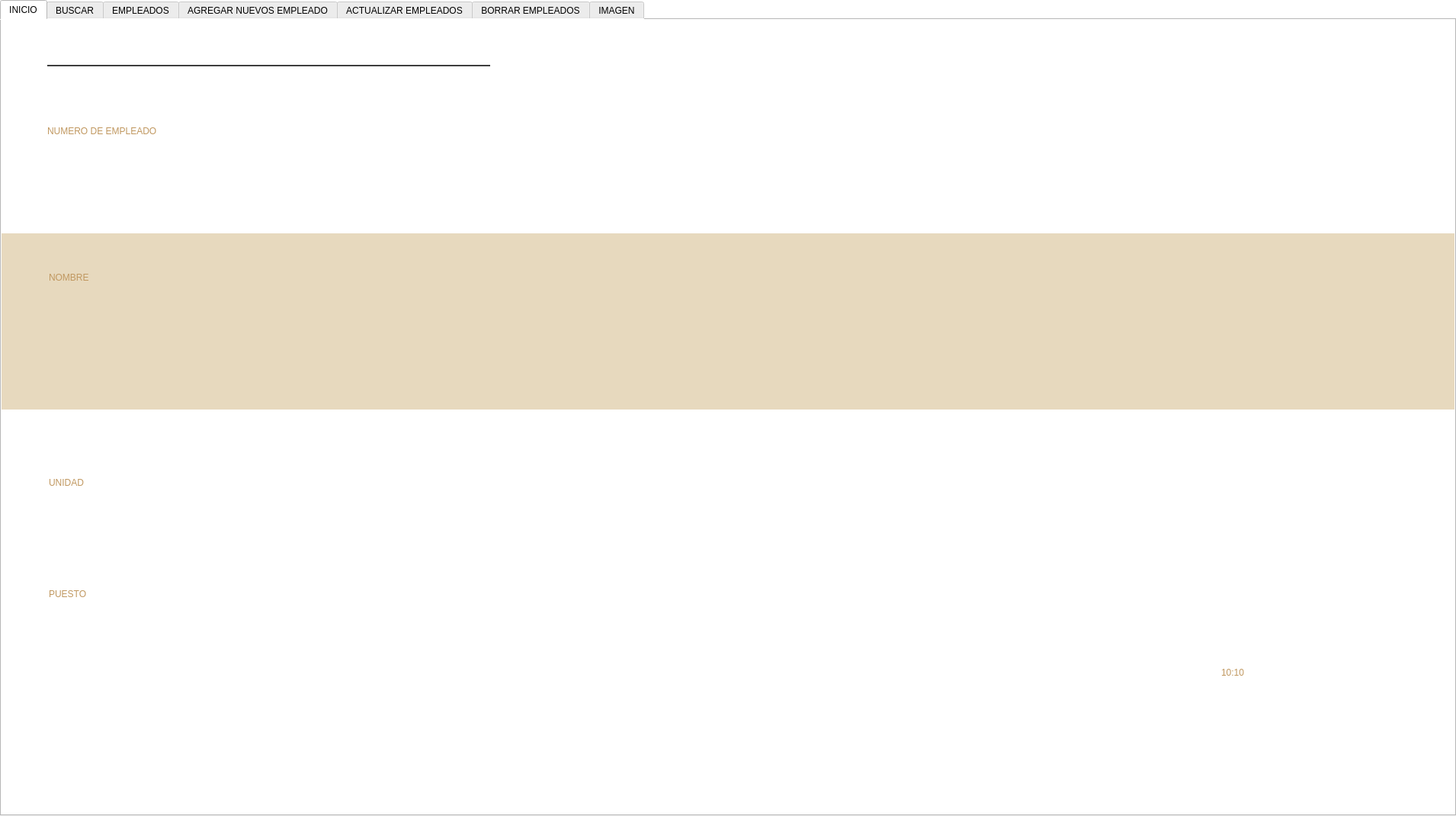
<?xml version="1.0" encoding="UTF-8"?>
<ui version="4.0">
 <class>Form</class>
 <widget class="QWidget" name="Form">
  <property name="windowModality">
   <enum>Qt::NonModal</enum>
  </property>
  <property name="enabled">
   <bool>true</bool>
  </property>
  <property name="geometry">
   <rect>
    <x>0</x>
    <y>0</y>
    <width>1910</width>
    <height>1070</height>
   </rect>
  </property>
  <property name="sizePolicy">
   <sizepolicy hsizetype="Expanding" vsizetype="Expanding">
    <horstretch>0</horstretch>
    <verstretch>0</verstretch>
   </sizepolicy>
  </property>
  <property name="minimumSize">
   <size>
    <width>1850</width>
    <height>950</height>
   </size>
  </property>
  <property name="windowTitle">
   <string>TELECOMM</string>
  </property>
  <property name="windowIcon">
   <iconset>
    <normaloff>Logos/Marca de Agua.png</normaloff>Logos/Marca de Agua.png</iconset>
  </property>
  <property name="windowOpacity">
   <double>1.000000000000000</double>
  </property>
  <property name="toolTipDuration">
   <number>2</number>
  </property>
  <property name="styleSheet">
   <string notr="true">background-color: rgb(255, 255, 255);</string>
  </property>
  <layout class="QHBoxLayout" name="horizontalLayout_12">
   <property name="leftMargin">
    <number>0</number>
   </property>
   <property name="topMargin">
    <number>0</number>
   </property>
   <property name="rightMargin">
    <number>0</number>
   </property>
   <property name="bottomMargin">
    <number>0</number>
   </property>
   <item>
    <widget class="QTabWidget" name="tab_7">
     <property name="minimumSize">
      <size>
       <width>1910</width>
       <height>1000</height>
      </size>
     </property>
     <property name="focusPolicy">
      <enum>Qt::NoFocus</enum>
     </property>
     <property name="styleSheet">
      <string notr="true">QFrame {
    background-color: rgb(61, 61, 61);
}

QLabel {
    background-color: #000000ff;
}

QLineEdit {
    color: rgb(22, 1, 2);
    border: 0px;
    border-bottom: 2px solid rgb(61, 61, 61);
    font: 75 12pt &quot;&quot;;
}

QPushButton {
    background-color: rgb(61, 61, 61);
    font: 77 10pt &quot;Arial Black&quot;;
    border-radius: 15px;
    color: rgb(255, 255, 255);
}

QPushButton:hover{
    background-color: rgb(255, 255, 255);
    font: 77 10pt &quot;Arial Black&quot;;
    border-radius: 15px;
    color: rgb(0, 0, 0);

}


QTableWidget{
background-color: rgb(255, 255, 255);
  gridline-color: rgb(0,206,151);  
   font-size: 12pt;
    color: #000000;
}
QHeaderView::section {
    background-color: rgb(34, 92, 80);
    border: 1px solid rgb(0, 0, 0);
    font-size: 12pt;
}


QTableWidget QTableCornerButton::section {
    background-color: rgb(0, 0, 0);
    border: 1px solid rgb(34, 92, 80);
}</string>
     </property>
     <property name="currentIndex">
      <number>0</number>
     </property>
     <widget class="QWidget" name="tab_6">
      <property name="sizePolicy">
       <sizepolicy hsizetype="Expanding" vsizetype="Expanding">
        <horstretch>0</horstretch>
        <verstretch>0</verstretch>
       </sizepolicy>
      </property>
      <attribute name="title">
       <string>INICIO</string>
      </attribute>
      <widget class="QLabel" name="nombre">
       <property name="geometry">
        <rect>
         <x>62</x>
         <y>360</y>
         <width>1061</width>
         <height>54</height>
        </rect>
       </property>
       <property name="styleSheet">
        <string notr="true">font: 24pt &quot;Segoe UI&quot;;


color: #707271;</string>
       </property>
       <property name="text">
        <string/>
       </property>
      </widget>
      <widget class="QLabel" name="unidad">
       <property name="geometry">
        <rect>
         <x>62</x>
         <y>629</y>
         <width>1631</width>
         <height>54</height>
        </rect>
       </property>
       <property name="styleSheet">
        <string notr="true">font: 24pt &quot;Segoe UI&quot;;


color: #707271;</string>
       </property>
       <property name="text">
        <string/>
       </property>
       <property name="alignment">
        <set>Qt::AlignLeading|Qt::AlignLeft|Qt::AlignVCenter</set>
       </property>
      </widget>
      <widget class="QLabel" name="puesto">
       <property name="geometry">
        <rect>
         <x>62</x>
         <y>775</y>
         <width>1421</width>
         <height>54</height>
        </rect>
       </property>
       <property name="styleSheet">
        <string notr="true">font: 24pt &quot;Segoe UI&quot;;


color: #707271;</string>
       </property>
       <property name="text">
        <string/>
       </property>
       <property name="alignment">
        <set>Qt::AlignLeading|Qt::AlignLeft|Qt::AlignVCenter</set>
       </property>
      </widget>
      <widget class="QLabel" name="AGUA">
       <property name="geometry">
        <rect>
         <x>-60</x>
         <y>-30</y>
         <width>1800</width>
         <height>1400</height>
        </rect>
       </property>
       <property name="autoFillBackground">
        <bool>false</bool>
       </property>
       <property name="styleSheet">
        <string notr="true">border-image: url(:/newPrefix/Marca de Agua.png);</string>
       </property>
       <property name="text">
        <string/>
       </property>
      </widget>
      <widget class="QLabel" name="LINE">
       <property name="geometry">
        <rect>
         <x>-30</x>
         <y>280</y>
         <width>2011</width>
         <height>231</height>
        </rect>
       </property>
       <property name="styleSheet">
        <string notr="true">background-color: rgb(231, 217, 190);</string>
       </property>
       <property name="text">
        <string/>
       </property>
      </widget>
      <widget class="QLabel" name="label_30">
       <property name="geometry">
        <rect>
         <x>1600</x>
         <y>810</y>
         <width>231</width>
         <height>91</height>
        </rect>
       </property>
       <property name="styleSheet">
        <string notr="true">font: 87 50pt blod &quot;Segoe UI&quot;;
color: #C0975F;</string>
       </property>
       <property name="text">
        <string>10:10</string>
       </property>
      </widget>
      <widget class="QLabel" name="label_20">
       <property name="geometry">
        <rect>
         <x>62</x>
         <y>737</y>
         <width>91</width>
         <height>31</height>
        </rect>
       </property>
       <property name="styleSheet">
        <string notr="true">
font: 87 14pt &quot;Segoe UI Black&quot;;
color: #C0975F;</string>
       </property>
       <property name="text">
        <string>PUESTO</string>
       </property>
      </widget>
      <widget class="QLabel" name="label_21">
       <property name="geometry">
        <rect>
         <x>62</x>
         <y>591</y>
         <width>95</width>
         <height>31</height>
        </rect>
       </property>
       <property name="styleSheet">
        <string notr="true">
font: 87 14pt &quot;Segoe UI Black&quot;;
color: #C0975F;</string>
       </property>
       <property name="text">
        <string>UNIDAD</string>
       </property>
      </widget>
      <widget class="QLabel" name="label_22">
       <property name="geometry">
        <rect>
         <x>62</x>
         <y>322</y>
         <width>105</width>
         <height>31</height>
        </rect>
       </property>
       <property name="styleSheet">
        <string notr="true">
font: 87 14pt &quot;Segoe UI Black&quot;;
color: #C0975F;</string>
       </property>
       <property name="text">
        <string>NOMBRE</string>
       </property>
      </widget>
      <widget class="QLabel" name="label_6">
       <property name="geometry">
        <rect>
         <x>1400</x>
         <y>10</y>
         <width>441</width>
         <height>101</height>
        </rect>
       </property>
       <property name="text">
        <string>&lt;html&gt;&lt;head/&gt;&lt;body&gt;&lt;p&gt;&lt;img src=&quot;:/newPrefix/Logo FINABIEN.png&quot;/&gt;&lt;/p&gt;&lt;/body&gt;&lt;/html&gt;</string>
       </property>
      </widget>
      <widget class="QLabel" name="numero">
       <property name="geometry">
        <rect>
         <x>60</x>
         <y>180</y>
         <width>771</width>
         <height>54</height>
        </rect>
       </property>
       <property name="styleSheet">
        <string notr="true">font: 24pt &quot;Segoe UI&quot;;


color: #707271;</string>
       </property>
       <property name="text">
        <string/>
       </property>
      </widget>
      <widget class="QLineEdit" name="ln_buscar_img">
       <property name="geometry">
        <rect>
         <x>60</x>
         <y>20</y>
         <width>581</width>
         <height>41</height>
        </rect>
       </property>
       <property name="maximumSize">
        <size>
         <width>500002</width>
         <height>500</height>
        </size>
       </property>
       <property name="styleSheet">
        <string notr="true"> background-color: #000000ff;
font: 24pt &quot;Segoe UI&quot;;


color: #707271;</string>
       </property>
       <property name="text">
        <string/>
       </property>
      </widget>
      <widget class="QLabel" name="label_11">
       <property name="geometry">
        <rect>
         <x>60</x>
         <y>130</y>
         <width>331</width>
         <height>31</height>
        </rect>
       </property>
       <property name="styleSheet">
        <string notr="true">
font: 87 14pt &quot;Segoe UI Black&quot;;
color: #C0975F;</string>
       </property>
       <property name="text">
        <string>NUMERO DE EMPLEADO</string>
       </property>
      </widget>
      <widget class="QLabel" name="imagen">
       <property name="geometry">
        <rect>
         <x>1179</x>
         <y>121</y>
         <width>561</width>
         <height>641</height>
        </rect>
       </property>
       <property name="text">
        <string/>
       </property>
       <property name="alignment">
        <set>Qt::AlignCenter</set>
       </property>
      </widget>
      <zorder>AGUA</zorder>
      <zorder>unidad</zorder>
      <zorder>puesto</zorder>
      <zorder>LINE</zorder>
      <zorder>nombre</zorder>
      <zorder>label_30</zorder>
      <zorder>label_20</zorder>
      <zorder>label_21</zorder>
      <zorder>label_22</zorder>
      <zorder>label_6</zorder>
      <zorder>imagen</zorder>
      <zorder>numero</zorder>
     </widget>
     <widget class="QWidget" name="tab">
      <property name="sizePolicy">
       <sizepolicy hsizetype="Expanding" vsizetype="Expanding">
        <horstretch>0</horstretch>
        <verstretch>0</verstretch>
       </sizepolicy>
      </property>
      <property name="minimumSize">
       <size>
        <width>0</width>
        <height>471</height>
       </size>
      </property>
      <attribute name="title">
       <string>BUSCAR</string>
      </attribute>
      <layout class="QVBoxLayout" name="verticalLayout_5">
       <item>
        <layout class="QHBoxLayout" name="horizontalLayout_3">
         <item>
          <widget class="QLabel" name="label">
           <property name="text">
            <string>NUMERO DE EMPLEADO</string>
           </property>
          </widget>
         </item>
         <item>
          <widget class="QLineEdit" name="numeroB">
           <property name="maximumSize">
            <size>
             <width>500002</width>
             <height>500</height>
            </size>
           </property>
           <property name="text">
            <string/>
           </property>
          </widget>
         </item>
        </layout>
       </item>
       <item>
        <widget class="QTableWidget" name="tabla_buscar">
         <property name="rowCount">
          <number>0</number>
         </property>
         <property name="columnCount">
          <number>4</number>
         </property>
         <column>
          <property name="text">
           <string>NUMERO</string>
          </property>
          <property name="font">
           <font>
            <weight>75</weight>
            <bold>true</bold>
           </font>
          </property>
          <property name="textAlignment">
           <set>AlignCenter</set>
          </property>
          <property name="background">
           <color>
            <red>255</red>
            <green>0</green>
            <blue>191</blue>
           </color>
          </property>
         </column>
         <column>
          <property name="text">
           <string>NOMBRE</string>
          </property>
          <property name="font">
           <font>
            <weight>75</weight>
            <bold>true</bold>
           </font>
          </property>
          <property name="textAlignment">
           <set>AlignCenter</set>
          </property>
          <property name="background">
           <color>
            <red>85</red>
            <green>255</green>
            <blue>127</blue>
           </color>
          </property>
         </column>
         <column>
          <property name="text">
           <string>UNIDAD</string>
          </property>
          <property name="font">
           <font>
            <weight>75</weight>
            <bold>true</bold>
           </font>
          </property>
          <property name="textAlignment">
           <set>AlignCenter</set>
          </property>
          <property name="background">
           <color>
            <red>255</red>
            <green>248</green>
            <blue>53</blue>
           </color>
          </property>
         </column>
         <column>
          <property name="text">
           <string>PUESTO</string>
          </property>
          <property name="font">
           <font>
            <weight>75</weight>
            <bold>true</bold>
           </font>
          </property>
          <property name="textAlignment">
           <set>AlignCenter</set>
          </property>
          <property name="background">
           <color>
            <red>0</red>
            <green>170</green>
            <blue>127</blue>
           </color>
          </property>
         </column>
        </widget>
       </item>
       <item>
        <layout class="QHBoxLayout" name="horizontalLayout_4">
         <item>
          <spacer name="horizontalSpacer">
           <property name="orientation">
            <enum>Qt::Horizontal</enum>
           </property>
           <property name="sizeHint" stdset="0">
            <size>
             <width>40</width>
             <height>20</height>
            </size>
           </property>
          </spacer>
         </item>
         <item>
          <widget class="QPushButton" name="bt_buscar">
           <property name="minimumSize">
            <size>
             <width>150</width>
             <height>40</height>
            </size>
           </property>
           <property name="maximumSize">
            <size>
             <width>159</width>
             <height>40</height>
            </size>
           </property>
           <property name="styleSheet">
            <string notr="true"/>
           </property>
           <property name="text">
            <string>BUSCAR</string>
           </property>
          </widget>
         </item>
        </layout>
       </item>
      </layout>
     </widget>
     <widget class="QWidget" name="tab_5">
      <property name="sizePolicy">
       <sizepolicy hsizetype="Expanding" vsizetype="Expanding">
        <horstretch>0</horstretch>
        <verstretch>0</verstretch>
       </sizepolicy>
      </property>
      <attribute name="title">
       <string>EMPLEADOS</string>
      </attribute>
      <layout class="QVBoxLayout" name="verticalLayout_6">
       <item>
        <widget class="QLabel" name="label_14">
         <property name="text">
          <string>LISTADO DE EMPLEADOS</string>
         </property>
        </widget>
       </item>
       <item>
        <widget class="QTableWidget" name="tabla_productos">
         <property name="rowCount">
          <number>0</number>
         </property>
         <property name="columnCount">
          <number>4</number>
         </property>
         <column>
          <property name="text">
           <string>NUMERO</string>
          </property>
          <property name="font">
           <font>
            <weight>75</weight>
            <bold>true</bold>
           </font>
          </property>
          <property name="textAlignment">
           <set>AlignCenter</set>
          </property>
          <property name="background">
           <color>
            <red>255</red>
            <green>0</green>
            <blue>191</blue>
           </color>
          </property>
         </column>
         <column>
          <property name="text">
           <string>NOMBRE</string>
          </property>
          <property name="font">
           <font>
            <weight>75</weight>
            <bold>true</bold>
           </font>
          </property>
          <property name="textAlignment">
           <set>AlignCenter</set>
          </property>
          <property name="background">
           <color>
            <red>85</red>
            <green>255</green>
            <blue>127</blue>
           </color>
          </property>
         </column>
         <column>
          <property name="text">
           <string>UNIDAD</string>
          </property>
          <property name="font">
           <font>
            <weight>75</weight>
            <bold>true</bold>
           </font>
          </property>
          <property name="textAlignment">
           <set>AlignCenter</set>
          </property>
          <property name="background">
           <color>
            <red>255</red>
            <green>248</green>
            <blue>53</blue>
           </color>
          </property>
         </column>
         <column>
          <property name="text">
           <string>PUESTO</string>
          </property>
          <property name="font">
           <font>
            <weight>75</weight>
            <bold>true</bold>
           </font>
          </property>
          <property name="textAlignment">
           <set>AlignCenter</set>
          </property>
          <property name="background">
           <color>
            <red>0</red>
            <green>170</green>
            <blue>127</blue>
           </color>
          </property>
         </column>
        </widget>
       </item>
       <item>
        <layout class="QHBoxLayout" name="horizontalLayout_5">
         <item>
          <spacer name="horizontalSpacer_2">
           <property name="orientation">
            <enum>Qt::Horizontal</enum>
           </property>
           <property name="sizeHint" stdset="0">
            <size>
             <width>40</width>
             <height>20</height>
            </size>
           </property>
          </spacer>
         </item>
         <item>
          <widget class="QPushButton" name="bt_refrescar">
           <property name="minimumSize">
            <size>
             <width>150</width>
             <height>40</height>
            </size>
           </property>
           <property name="maximumSize">
            <size>
             <width>150</width>
             <height>40</height>
            </size>
           </property>
           <property name="styleSheet">
            <string notr="true"/>
           </property>
           <property name="text">
            <string>REFESCRAR</string>
           </property>
          </widget>
         </item>
        </layout>
       </item>
      </layout>
     </widget>
     <widget class="QWidget" name="tab_2">
      <property name="sizePolicy">
       <sizepolicy hsizetype="Expanding" vsizetype="Expanding">
        <horstretch>0</horstretch>
        <verstretch>0</verstretch>
       </sizepolicy>
      </property>
      <attribute name="title">
       <string>AGREGAR NUEVOS EMPLEADO</string>
      </attribute>
      <layout class="QVBoxLayout" name="verticalLayout_10">
       <item>
        <widget class="QLabel" name="label_15">
         <property name="text">
          <string>AGREGAR EMPLEADOS</string>
         </property>
        </widget>
       </item>
       <item>
        <spacer name="verticalSpacer_4">
         <property name="orientation">
          <enum>Qt::Vertical</enum>
         </property>
         <property name="sizeHint" stdset="0">
          <size>
           <width>20</width>
           <height>79</height>
          </size>
         </property>
        </spacer>
       </item>
       <item>
        <layout class="QHBoxLayout" name="horizontalLayout_7">
         <item>
          <spacer name="horizontalSpacer_9">
           <property name="orientation">
            <enum>Qt::Horizontal</enum>
           </property>
           <property name="sizeHint" stdset="0">
            <size>
             <width>40</width>
             <height>20</height>
            </size>
           </property>
          </spacer>
         </item>
         <item>
          <layout class="QVBoxLayout" name="verticalLayout_9">
           <item>
            <widget class="QLabel" name="label_2">
             <property name="text">
              <string>NUMERO:</string>
             </property>
             <property name="alignment">
              <set>Qt::AlignRight|Qt::AlignTrailing|Qt::AlignVCenter</set>
             </property>
            </widget>
           </item>
           <item>
            <widget class="QLabel" name="label_3">
             <property name="text">
              <string>NOMBRE:</string>
             </property>
             <property name="alignment">
              <set>Qt::AlignRight|Qt::AlignTrailing|Qt::AlignVCenter</set>
             </property>
            </widget>
           </item>
           <item>
            <widget class="QLabel" name="label_4">
             <property name="text">
              <string>UNIDAD:</string>
             </property>
             <property name="alignment">
              <set>Qt::AlignRight|Qt::AlignTrailing|Qt::AlignVCenter</set>
             </property>
            </widget>
           </item>
           <item>
            <widget class="QLabel" name="label_5">
             <property name="text">
              <string>PUESTO: </string>
             </property>
             <property name="alignment">
              <set>Qt::AlignRight|Qt::AlignTrailing|Qt::AlignVCenter</set>
             </property>
            </widget>
           </item>
          </layout>
         </item>
         <item>
          <layout class="QVBoxLayout" name="verticalLayout">
           <item>
            <widget class="QLineEdit" name="numeroA">
             <property name="minimumSize">
              <size>
               <width>300</width>
               <height>0</height>
              </size>
             </property>
            </widget>
           </item>
           <item>
            <widget class="QLineEdit" name="nombreA">
             <property name="minimumSize">
              <size>
               <width>300</width>
               <height>0</height>
              </size>
             </property>
            </widget>
           </item>
           <item>
            <widget class="QLineEdit" name="unidadA">
             <property name="minimumSize">
              <size>
               <width>300</width>
               <height>0</height>
              </size>
             </property>
            </widget>
           </item>
           <item>
            <widget class="QLineEdit" name="puestoA">
             <property name="minimumSize">
              <size>
               <width>300</width>
               <height>0</height>
              </size>
             </property>
            </widget>
           </item>
          </layout>
         </item>
         <item>
          <spacer name="horizontalSpacer_10">
           <property name="orientation">
            <enum>Qt::Horizontal</enum>
           </property>
           <property name="sizeHint" stdset="0">
            <size>
             <width>40</width>
             <height>20</height>
            </size>
           </property>
          </spacer>
         </item>
        </layout>
       </item>
       <item>
        <spacer name="verticalSpacer_3">
         <property name="orientation">
          <enum>Qt::Vertical</enum>
         </property>
         <property name="sizeHint" stdset="0">
          <size>
           <width>20</width>
           <height>79</height>
          </size>
         </property>
        </spacer>
       </item>
       <item>
        <layout class="QHBoxLayout" name="horizontalLayout_11">
         <item>
          <spacer name="horizontalSpacer_6">
           <property name="orientation">
            <enum>Qt::Horizontal</enum>
           </property>
           <property name="sizeHint" stdset="0">
            <size>
             <width>40</width>
             <height>20</height>
            </size>
           </property>
          </spacer>
         </item>
         <item>
          <widget class="QPushButton" name="bt_agregar">
           <property name="minimumSize">
            <size>
             <width>150</width>
             <height>40</height>
            </size>
           </property>
           <property name="maximumSize">
            <size>
             <width>150</width>
             <height>40</height>
            </size>
           </property>
           <property name="styleSheet">
            <string notr="true"/>
           </property>
           <property name="text">
            <string>AGREGAR</string>
           </property>
          </widget>
         </item>
        </layout>
       </item>
      </layout>
     </widget>
     <widget class="QWidget" name="tab_3">
      <property name="sizePolicy">
       <sizepolicy hsizetype="Expanding" vsizetype="Expanding">
        <horstretch>0</horstretch>
        <verstretch>0</verstretch>
       </sizepolicy>
      </property>
      <attribute name="title">
       <string>ACTUALIZAR EMPLEADOS</string>
      </attribute>
      <layout class="QVBoxLayout" name="verticalLayout_7">
       <item>
        <layout class="QHBoxLayout" name="horizontalLayout_9" stretch="0,0">
         <property name="sizeConstraint">
          <enum>QLayout::SetDefaultConstraint</enum>
         </property>
         <item>
          <widget class="QLabel" name="label_13">
           <property name="maximumSize">
            <size>
             <width>16777215</width>
             <height>38</height>
            </size>
           </property>
           <property name="text">
            <string>INGRESE EL NUMERO DE EMPLEADO:</string>
           </property>
          </widget>
         </item>
         <item alignment="Qt::AlignLeft">
          <widget class="QLineEdit" name="id_producto">
           <property name="minimumSize">
            <size>
             <width>275</width>
             <height>0</height>
            </size>
           </property>
           <property name="maximumSize">
            <size>
             <width>50000</width>
             <height>16777215</height>
            </size>
           </property>
          </widget>
         </item>
        </layout>
       </item>
       <item>
        <layout class="QHBoxLayout" name="horizontalLayout_6">
         <item>
          <spacer name="horizontalSpacer_3">
           <property name="orientation">
            <enum>Qt::Horizontal</enum>
           </property>
           <property name="sizeHint" stdset="0">
            <size>
             <width>40</width>
             <height>20</height>
            </size>
           </property>
          </spacer>
         </item>
         <item>
          <widget class="QPushButton" name="id_buscar">
           <property name="minimumSize">
            <size>
             <width>125</width>
             <height>40</height>
            </size>
           </property>
           <property name="maximumSize">
            <size>
             <width>125</width>
             <height>40</height>
            </size>
           </property>
           <property name="styleSheet">
            <string notr="true"/>
           </property>
           <property name="text">
            <string>BUSCAR</string>
           </property>
          </widget>
         </item>
        </layout>
       </item>
       <item>
        <spacer name="verticalSpacer">
         <property name="orientation">
          <enum>Qt::Vertical</enum>
         </property>
         <property name="sizeHint" stdset="0">
          <size>
           <width>20</width>
           <height>76</height>
          </size>
         </property>
        </spacer>
       </item>
       <item>
        <layout class="QHBoxLayout" name="horizontalLayout_2">
         <item>
          <spacer name="horizontalSpacer_8">
           <property name="orientation">
            <enum>Qt::Horizontal</enum>
           </property>
           <property name="sizeHint" stdset="0">
            <size>
             <width>40</width>
             <height>20</height>
            </size>
           </property>
          </spacer>
         </item>
         <item>
          <layout class="QVBoxLayout" name="verticalLayout_3">
           <item>
            <widget class="QLabel" name="label_7">
             <property name="text">
              <string>NUMERO: </string>
             </property>
             <property name="alignment">
              <set>Qt::AlignRight|Qt::AlignTrailing|Qt::AlignVCenter</set>
             </property>
            </widget>
           </item>
           <item>
            <widget class="QLabel" name="label_8">
             <property name="text">
              <string>NOMBRE: </string>
             </property>
             <property name="alignment">
              <set>Qt::AlignRight|Qt::AlignTrailing|Qt::AlignVCenter</set>
             </property>
            </widget>
           </item>
           <item>
            <widget class="QLabel" name="label_9">
             <property name="text">
              <string>UNIDAD: </string>
             </property>
             <property name="alignment">
              <set>Qt::AlignRight|Qt::AlignTrailing|Qt::AlignVCenter</set>
             </property>
            </widget>
           </item>
           <item>
            <widget class="QLabel" name="label_10">
             <property name="text">
              <string>PUESTO: </string>
             </property>
             <property name="alignment">
              <set>Qt::AlignRight|Qt::AlignTrailing|Qt::AlignVCenter</set>
             </property>
            </widget>
           </item>
          </layout>
         </item>
         <item>
          <layout class="QVBoxLayout" name="verticalLayout_4">
           <item>
            <widget class="QLineEdit" name="numero_actualizar">
             <property name="maximumSize">
              <size>
               <width>475</width>
               <height>16777215</height>
              </size>
             </property>
            </widget>
           </item>
           <item>
            <widget class="QLineEdit" name="nombre_actualizar">
             <property name="maximumSize">
              <size>
               <width>475</width>
               <height>16777215</height>
              </size>
             </property>
            </widget>
           </item>
           <item>
            <widget class="QLineEdit" name="unidad_actualizar">
             <property name="maximumSize">
              <size>
               <width>475</width>
               <height>16777215</height>
              </size>
             </property>
            </widget>
           </item>
           <item>
            <widget class="QLineEdit" name="puesto_actualizar">
             <property name="maximumSize">
              <size>
               <width>475</width>
               <height>16777215</height>
              </size>
             </property>
            </widget>
           </item>
          </layout>
         </item>
         <item>
          <spacer name="horizontalSpacer_7">
           <property name="orientation">
            <enum>Qt::Horizontal</enum>
           </property>
           <property name="sizeHint" stdset="0">
            <size>
             <width>40</width>
             <height>20</height>
            </size>
           </property>
          </spacer>
         </item>
        </layout>
       </item>
       <item>
        <spacer name="verticalSpacer_2">
         <property name="orientation">
          <enum>Qt::Vertical</enum>
         </property>
         <property name="sizeHint" stdset="0">
          <size>
           <width>20</width>
           <height>31</height>
          </size>
         </property>
        </spacer>
       </item>
       <item>
        <layout class="QHBoxLayout" name="horizontalLayout_8">
         <item>
          <spacer name="horizontalSpacer_4">
           <property name="orientation">
            <enum>Qt::Horizontal</enum>
           </property>
           <property name="sizeHint" stdset="0">
            <size>
             <width>40</width>
             <height>20</height>
            </size>
           </property>
          </spacer>
         </item>
         <item>
          <widget class="QPushButton" name="bt_actualizar">
           <property name="minimumSize">
            <size>
             <width>150</width>
             <height>40</height>
            </size>
           </property>
           <property name="maximumSize">
            <size>
             <width>150</width>
             <height>40</height>
            </size>
           </property>
           <property name="styleSheet">
            <string notr="true"/>
           </property>
           <property name="text">
            <string>ACTUALIZAR</string>
           </property>
          </widget>
         </item>
        </layout>
       </item>
      </layout>
     </widget>
     <widget class="QWidget" name="tab_4">
      <property name="sizePolicy">
       <sizepolicy hsizetype="Expanding" vsizetype="Expanding">
        <horstretch>0</horstretch>
        <verstretch>0</verstretch>
       </sizepolicy>
      </property>
      <attribute name="title">
       <string>BORRAR EMPLEADOS</string>
      </attribute>
      <layout class="QVBoxLayout" name="verticalLayout_8">
       <item>
        <layout class="QHBoxLayout" name="horizontalLayout">
         <item>
          <widget class="QLabel" name="label_12">
           <property name="text">
            <string>NUMERO DE EMPLEADO:</string>
           </property>
          </widget>
         </item>
         <item>
          <widget class="QLineEdit" name="numero_borrar">
           <property name="minimumSize">
            <size>
             <width>200</width>
             <height>0</height>
            </size>
           </property>
           <property name="text">
            <string/>
           </property>
          </widget>
         </item>
         <item>
          <widget class="QPushButton" name="borrar_ok">
           <property name="minimumSize">
            <size>
             <width>100</width>
             <height>30</height>
            </size>
           </property>
           <property name="styleSheet">
            <string notr="true">background-color: rgb(17, 140, 95);</string>
           </property>
           <property name="text">
            <string>OK</string>
           </property>
          </widget>
         </item>
        </layout>
       </item>
       <item>
        <widget class="QTableWidget" name="tabla_borrar">
         <property name="rowCount">
          <number>0</number>
         </property>
         <property name="columnCount">
          <number>4</number>
         </property>
         <column>
          <property name="text">
           <string>NUMERO</string>
          </property>
          <property name="font">
           <font>
            <weight>75</weight>
            <bold>true</bold>
           </font>
          </property>
          <property name="textAlignment">
           <set>AlignCenter</set>
          </property>
          <property name="background">
           <color>
            <red>255</red>
            <green>0</green>
            <blue>191</blue>
           </color>
          </property>
         </column>
         <column>
          <property name="text">
           <string>NOMBRE</string>
          </property>
          <property name="font">
           <font>
            <weight>75</weight>
            <bold>true</bold>
           </font>
          </property>
          <property name="textAlignment">
           <set>AlignCenter</set>
          </property>
          <property name="background">
           <color>
            <red>85</red>
            <green>255</green>
            <blue>127</blue>
           </color>
          </property>
         </column>
         <column>
          <property name="text">
           <string>UNIDAD</string>
          </property>
          <property name="font">
           <font>
            <weight>75</weight>
            <bold>true</bold>
           </font>
          </property>
          <property name="textAlignment">
           <set>AlignCenter</set>
          </property>
          <property name="background">
           <color>
            <red>255</red>
            <green>248</green>
            <blue>53</blue>
           </color>
          </property>
         </column>
         <column>
          <property name="text">
           <string>PUESTO</string>
          </property>
          <property name="font">
           <font>
            <weight>75</weight>
            <bold>true</bold>
           </font>
          </property>
          <property name="textAlignment">
           <set>AlignCenter</set>
          </property>
          <property name="background">
           <color>
            <red>0</red>
            <green>170</green>
            <blue>127</blue>
           </color>
          </property>
         </column>
        </widget>
       </item>
       <item>
        <layout class="QHBoxLayout" name="horizontalLayout_10">
         <item>
          <spacer name="horizontalSpacer_5">
           <property name="orientation">
            <enum>Qt::Horizontal</enum>
           </property>
           <property name="sizeHint" stdset="0">
            <size>
             <width>40</width>
             <height>20</height>
            </size>
           </property>
          </spacer>
         </item>
         <item>
          <widget class="QPushButton" name="bt_borrar">
           <property name="minimumSize">
            <size>
             <width>150</width>
             <height>40</height>
            </size>
           </property>
           <property name="maximumSize">
            <size>
             <width>150</width>
             <height>40</height>
            </size>
           </property>
           <property name="styleSheet">
            <string notr="true"/>
           </property>
           <property name="text">
            <string>BORRAR</string>
           </property>
          </widget>
         </item>
        </layout>
       </item>
      </layout>
     </widget>
     <widget class="QWidget" name="tab_8">
      <property name="sizePolicy">
       <sizepolicy hsizetype="Expanding" vsizetype="Expanding">
        <horstretch>0</horstretch>
        <verstretch>0</verstretch>
       </sizepolicy>
      </property>
      <attribute name="title">
       <string>IMAGEN</string>
      </attribute>
      <layout class="QVBoxLayout" name="verticalLayout_18" stretch="1,1,8,3,1">
       <item>
        <widget class="QLabel" name="label_16">
         <property name="text">
          <string>AGREGAR IMAGEN</string>
         </property>
        </widget>
       </item>
       <item>
        <widget class="QLabel" name="label_17">
         <property name="text">
          <string>REGISTRAR</string>
         </property>
        </widget>
       </item>
       <item>
        <layout class="QHBoxLayout" name="horizontalLayout_17">
         <item>
          <spacer name="horizontalSpacer_17">
           <property name="orientation">
            <enum>Qt::Horizontal</enum>
           </property>
           <property name="sizeHint" stdset="0">
            <size>
             <width>40</width>
             <height>20</height>
            </size>
           </property>
          </spacer>
         </item>
         <item>
          <layout class="QVBoxLayout" name="verticalLayout_15">
           <item>
            <widget class="QLabel" name="label_26">
             <property name="text">
              <string>NUMERO:</string>
             </property>
             <property name="alignment">
              <set>Qt::AlignRight|Qt::AlignTrailing|Qt::AlignVCenter</set>
             </property>
            </widget>
           </item>
           <item>
            <widget class="QLabel" name="label_27">
             <property name="text">
              <string>NOMBRE:</string>
             </property>
             <property name="alignment">
              <set>Qt::AlignRight|Qt::AlignTrailing|Qt::AlignVCenter</set>
             </property>
            </widget>
           </item>
           <item>
            <widget class="QLabel" name="label_28">
             <property name="text">
              <string>UNIDAD:</string>
             </property>
             <property name="alignment">
              <set>Qt::AlignRight|Qt::AlignTrailing|Qt::AlignVCenter</set>
             </property>
            </widget>
           </item>
           <item>
            <widget class="QLabel" name="label_29">
             <property name="text">
              <string>PUESTO: </string>
             </property>
             <property name="alignment">
              <set>Qt::AlignRight|Qt::AlignTrailing|Qt::AlignVCenter</set>
             </property>
            </widget>
           </item>
          </layout>
         </item>
         <item>
          <layout class="QVBoxLayout" name="verticalLayout_16">
           <item>
            <widget class="QLineEdit" name="in_numero">
             <property name="minimumSize">
              <size>
               <width>300</width>
               <height>0</height>
              </size>
             </property>
            </widget>
           </item>
           <item>
            <widget class="QLineEdit" name="in_nombre">
             <property name="minimumSize">
              <size>
               <width>300</width>
               <height>0</height>
              </size>
             </property>
            </widget>
           </item>
           <item>
            <widget class="QLineEdit" name="in_unidad">
             <property name="minimumSize">
              <size>
               <width>300</width>
               <height>0</height>
              </size>
             </property>
            </widget>
           </item>
           <item>
            <widget class="QLineEdit" name="in_puesto">
             <property name="minimumSize">
              <size>
               <width>300</width>
               <height>0</height>
              </size>
             </property>
            </widget>
           </item>
          </layout>
         </item>
         <item>
          <spacer name="horizontalSpacer_18">
           <property name="orientation">
            <enum>Qt::Horizontal</enum>
           </property>
           <property name="sizeHint" stdset="0">
            <size>
             <width>40</width>
             <height>20</height>
            </size>
           </property>
          </spacer>
         </item>
        </layout>
       </item>
       <item>
        <layout class="QHBoxLayout" name="horizontalLayout_18">
         <item>
          <widget class="QPushButton" name="pushButton">
           <property name="minimumSize">
            <size>
             <width>40</width>
             <height>40</height>
            </size>
           </property>
           <property name="maximumSize">
            <size>
             <width>16777215</width>
             <height>40</height>
            </size>
           </property>
           <property name="text">
            <string>IMPORTAR FOTO</string>
           </property>
          </widget>
         </item>
         <item>
          <widget class="QLabel" name="img_prevew">
           <property name="minimumSize">
            <size>
             <width>200</width>
             <height>200</height>
            </size>
           </property>
           <property name="text">
            <string>FOTO</string>
           </property>
           <property name="alignment">
            <set>Qt::AlignCenter</set>
           </property>
          </widget>
         </item>
        </layout>
       </item>
       <item>
        <layout class="QHBoxLayout" name="horizontalLayout_19">
         <item>
          <spacer name="horizontalSpacer_19">
           <property name="orientation">
            <enum>Qt::Horizontal</enum>
           </property>
           <property name="sizeHint" stdset="0">
            <size>
             <width>40</width>
             <height>20</height>
            </size>
           </property>
          </spacer>
         </item>
         <item>
          <widget class="QPushButton" name="btn_clear">
           <property name="minimumSize">
            <size>
             <width>200</width>
             <height>40</height>
            </size>
           </property>
           <property name="text">
            <string>LIMPIAR</string>
           </property>
          </widget>
         </item>
         <item>
          <widget class="QPushButton" name="btn_save">
           <property name="minimumSize">
            <size>
             <width>200</width>
             <height>40</height>
            </size>
           </property>
           <property name="text">
            <string>GUARDAR</string>
           </property>
          </widget>
         </item>
        </layout>
       </item>
      </layout>
     </widget>
    </widget>
   </item>
  </layout>
 </widget>
 <resources>
  <include location="Logos/bg.qrc"/>
 </resources>
 <connections/>
</ui>
